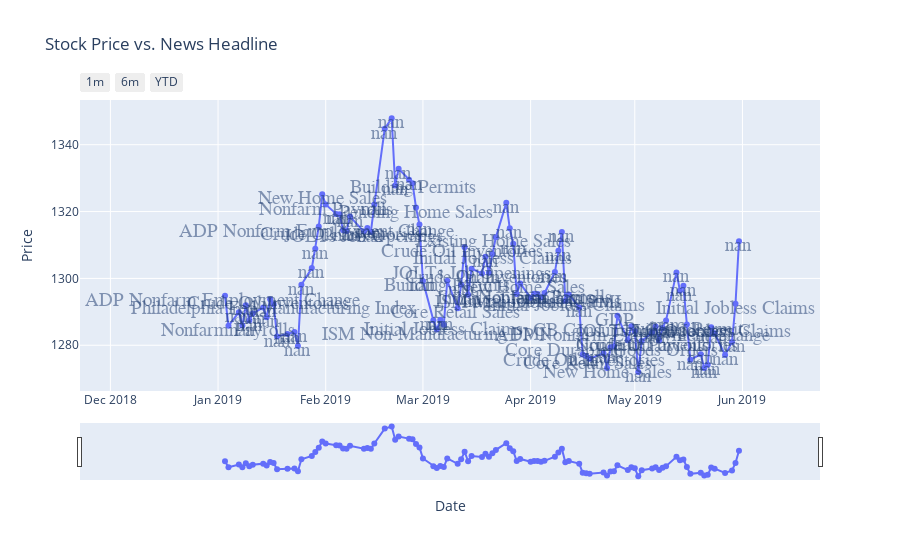

The code cell stored with this chart in its notebook:
### Code cell
# create the trace for the line chart

trace  = go.Scatter(x=end['Date'], y=end['Close'],
                   mode='lines+markers', name='Price')
annotations=[]
layout = go.Layout(title='Stock Price vs. News Headline',xaxis=dict(title='Date'),yaxis=dict(title='Price'))
fig    = go.Figure(data=[trace], layout=layout)
for index, row in end.iterrows():
    if (~end['Description'].empty):
        annotations.append( dict(
                            text=row['Description'],
                            x=row['Date'],
                            y=row['Close'],
                            xref="x", 
                            yref="y",
                            showarrow=True,
                            ax=0,
                            ay=-10,
                            arrowcolor ='#999999',
                            arrowsize=0.3,
                            arrowwidth=1.4,
                            bordercolor='#A0C49D',
                            captureevents =True,
                            opacity = 0.5,
                            hovertext=rf"Price in {row['Date']} = {row['Close']}$",
                            clicktoshow="onoff",
                            
                            xanchor= 'auto',
                            yanchor = 'top',
                            arrowhead= 1,
                            arrowside ='start' ,
                            borderpad=5,
                            borderwidth=0,  
                            
                            hoverlabel= dict(
                                bgcolor='#DDE6ED',
                                bordercolor='#19376D',
                            ),
                            font=dict(
                                color='#19376D',
                                family="Balto",
                                size=19
                            )
                            
                            
                            )
        )
        # fig.add_vline(x=row['Date'], line_width=3, line_dash="dash", line_color="green")
fig.update_layout(annotations=annotations)
fig.update_layout(
    xaxis=dict(
        rangeselector=dict(
            buttons=list([
                dict(count=1,
                     label="1m",
                     step="month",
                     stepmode="backward"),
                dict(count=6,
                     label="6m",
                     step="month",
                     stepmode="backward"),
                dict(count=1,
                     label="YTD",
                     step="year",
                     stepmode="todate"),

                # dict(step="all")
            ])
        ),
        rangeslider=dict(
            visible=True
        ),
        type="date"
    )
)
fig.show()
